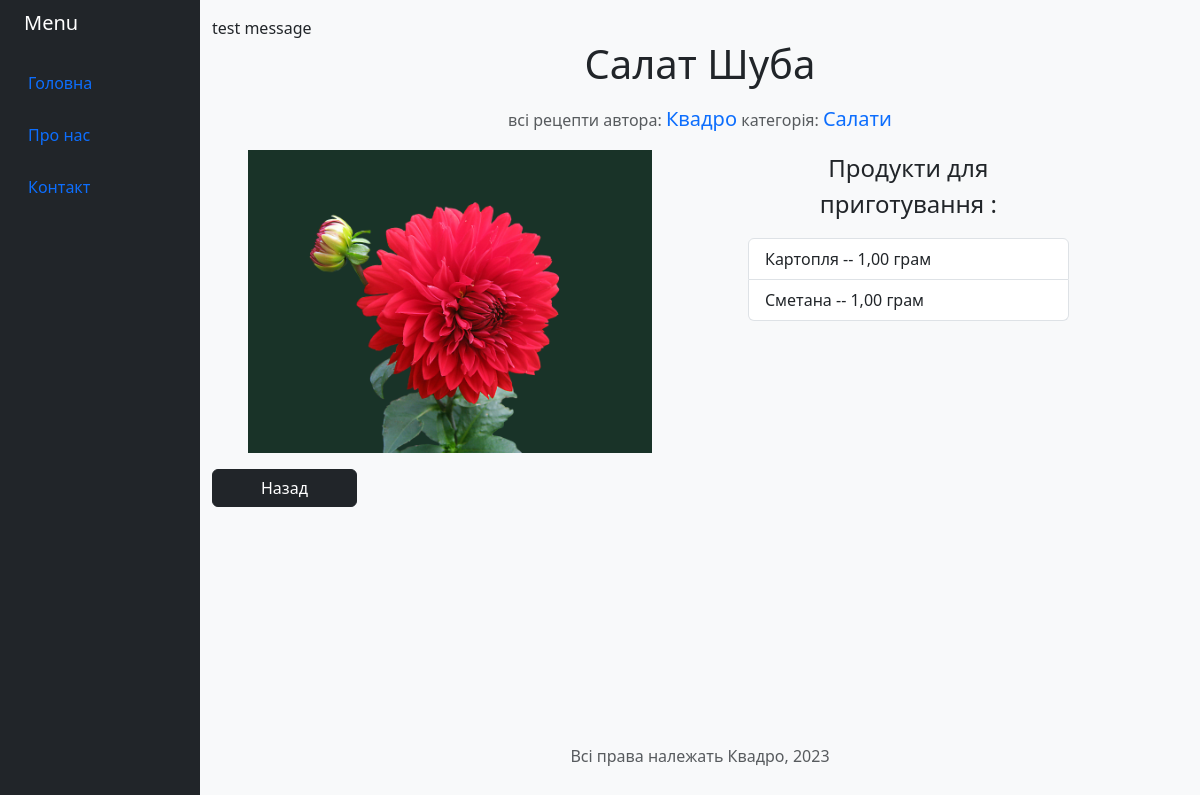
The app's page /recipe/2/ with its own data.
### kvadro/models.py (models this page shows, shortened)
class RecipeProduct(models.Model):
    product = models.ForeignKey(Product, on_delete=models.SET_NULL, blank=True, null=True)
    recipe = models.ForeignKey(Recipe, on_delete=models.SET_NULL, blank=True, null=True)
    quantity = models.DecimalField('Product price', max_digits=10, decimal_places=2, default=1.00)
    class Meta:
            constraints = [
                models.UniqueConstraint(fields=('product', 'recipe'), name='once_per_product_recipe')
            ]

class Product(models.Model):
    product_name = models.CharField('Product name',max_length=200)
    product_price = models.DecimalField('Product price',max_digits=10, decimal_places=2)
    product_link = models.CharField('Product link',max_length=200)
    product_image = models.CharField('Product image',max_length=200)
    product_measure = models.ForeignKey(ProductMeasure, on_delete=models.CASCADE)

class Recipe(models.Model):
    owner = models.ForeignKey(RecipeOwner, on_delete=models.CASCADE)
    recipe_group = models.ForeignKey(RecipeGroup, on_delete=models.CASCADE)
    status = models.ForeignKey(RecipeStatus, on_delete=models.CASCADE)
    recipe_name = models.CharField('Recipe name',max_length=200)
    recipe_name_en = models.CharField('Recipe name (EN)',max_length=200)
    image = models.ImageField(upload_to='images/')
    product = models.ManyToManyField(Product , through='RecipeProduct')
    pub_date = models.DateTimeField("date published")

class RecipeOwner(models.Model):
    recipeOwner_name = models.CharField('Owner',max_length=200)
    def __str__(self):
        return self.recipeOwner_name

class RecipeGroup(models.Model):
    recipeGroup_name = models.CharField(max_length=200)
    def __str__(self):
        return self.recipeGroup_name

class ProductMeasure(models.Model):
    productMeasure_name = models.CharField(max_length=200)
    def __str__(self):
        return self.productMeasure_name

### kvadro/views.py (the view)
# urls.py: path("recipe/<int:pk>/", views.RecipeProductsView.as_view(), name="recipe"),
class RecipeProductsView(generic.ListView):
    model = RecipeProduct
    template_name = "kvadro/recipe_products.html"
    context_object_name = 'recipesproducts'
    def get_queryset(self):
        recipesproducts = super().get_queryset()
        recipesproducts = recipesproducts.prefetch_related('product','recipe')
        req_recipe_id = self.kwargs.get('pk')
        recipesproducts = recipesproducts.filter(recipe_id = req_recipe_id)
        return recipesproducts

### kvadro/templates/kvadro/recipe_products.html (shortened to what this page needs)
{% extends "kvadro/template.html" %}
{% block header %}
    <h1 class="header text-center">{{recipesproducts.first.recipe.recipe_name}}</h1>
    <p class="text-center">
        <span class="text-muted fs-9">всі рецепти автора: </span>
        <a title="Всі страви автора" class="text-decoration-none" href="{% url 'kvadro:owner' recipesproducts.first.recipe.owner_id %}">
            <span class="fs-5">{{recipesproducts.first.recipe.owner }}</span>
        </a>
        <span class="text-muted fs-9">категорія: </span>
        <a title="Всі страви автора" class="text-decoration-none" href="{% url 'kvadro:group_recipes' recipesproducts.first.recipe.recipe_group_id %}">
            <span class="fs-5">{{recipesproducts.first.recipe.recipe_group }}</span>
        </a>
    </p>
{% endblock %}
{% block content %}
<div class="row text-decoration-none">
    <div class="d-flex align-items-center col-auto col-md-12 col-xl-6 px-sm-5 px-0">
        <img class='img-fluid w-100' src="/{{recipesproducts.first.recipe.image}}" />
    </div>
    <div class="col-auto col-md-12 col-xl-5 px-sm-5 px-0">
        {% if recipesproducts %}
        <p class="fs-4 text-center" >Продукти  для приготування :</p>
        <ul class="list-group">
            {% for recipesproduct in recipesproducts %}
            <li class="list-group-item">
                {{recipesproduct.product.product_name}} -- {{recipesproduct.quantity}} {{recipesproduct.product.product_measure}}
            </li>
            {% endfor %}
        </ul>
        {% else %}
        <p><h1> {{"Рецепт  поки   не  заповнено"}}</h1></p>
        {% endif %}
    </div>
</div>
{% endblock %}

### kvadro/templates/kvadro/template.html (shortened to what this page needs)
<!DOCTYPE html>
<html lang="en">
<head>
    {% load static %}
    {% load django_bootstrap5 %}
    {% bootstrap_css %}
    <link rel="stylesheet" href="{% static 'kvadro/style.css' %}">
</head>
<body class="bg-light">
<div class="container-fluid">
    <div class="row flex-nowrap">
        <div class="col-auto col-md-3 col-xl-2 px-sm-2 px-0 bg-dark">
            <div class="d-flex flex-column align-items-center align-items-sm-start px-3 pt-2 text-white min-vh-100">
                <a href="/" class="d-flex align-items-center pb-3 mb-md-0 me-md-auto text-white text-decoration-none">
                    <span class="fs-5 d-none d-sm-inline">Menu</span>
                </a>
                <ul class="nav nav-pills flex-column mb-sm-auto mb-0 align-items-center align-items-sm-start" id="menu">
                    <li class="nav-item">
                        <a href="/" class="nav-link align-middle px-0">
                             <span class="ms-1 d-none d-sm-inline">Головна</span>
                        </a>
                    </li>
                    <li>
                        <a href="/about/" class="nav-link px-0 align-middle">
                             <span class="ms-1 d-none d-sm-inline">Про нас</span>
                        </a>
                    </li>
                    <li>
                        <a href="/contact/" class="nav-link px-0 align-middle">
                             <span class="ms-1 d-none d-sm-inline">Контакт</span>
                        </a>
                    </li>
                </ul>
            </div>
        </div>
        <div class="col py-3">
            <div class="d-flex flex-column h-100">
                <div class="flex-shrink-0">
                {% block info-message%}test message{% endblock %}
                {% block header %}<h1 class="header text-center">Розрахунок   святкового  столу</h1> {% endblock %}
                {% block content %}{% endblock %}
                {% block backbutton %}
                    <a href="{{request.META.HTTP_REFERER|escape}}">
                        <button type="button" class="mt-3 btn btn-dark px-5">
                        Назад
                    </button>
                    </a>
                {% endblock %}
                </div>
                {% block footer %}
                <div id="footer" class="mt-auto py-3 text-center">
                    <div class="container">
                        <span class="text-muted">Всі  права належать Квадро, 2023</span>
                    </div>
                </div>
                {% endblock %}
            </div>
        </div>
    </div>
</div>
</body>
</html>

### kvadro/static/kvadro/style.css (style rules this page uses)
h1.header { margin-bottom: 1rem; }

### records on screen
RecipeProduct: first.recipe.recipe_name "Салат Шуба", first.recipe.owner "Квадро", first.recipe.recipe_group "Салати", first.recipe.image (picture), product.product_name "Картопля", quantity "1,00", product.product_measure "грам"
RecipeProduct: product.product_name "Сметана", quantity "1,00", product.product_measure "грам"
